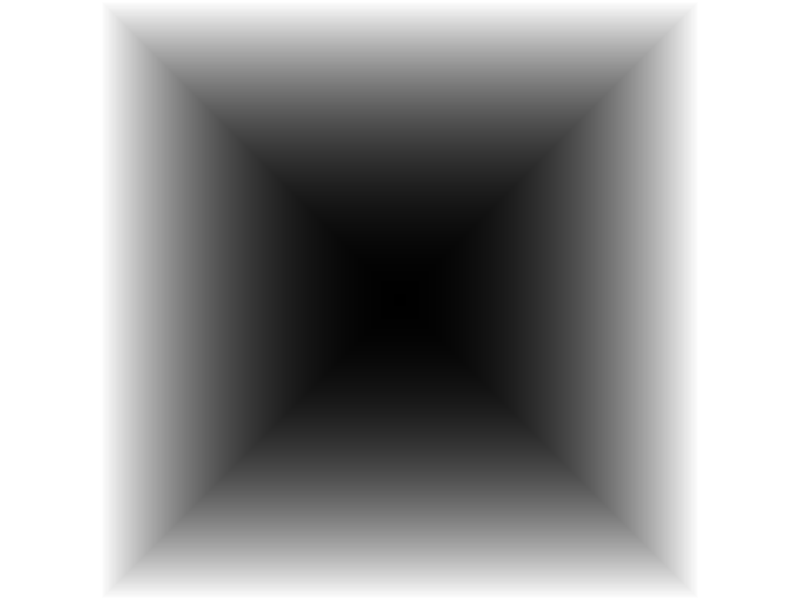
#> input picture joyous-hub/wipes/wipe_box.png, 1600 x 1200 px (shown at 1/2 size)
$ python calibrate_p2_from_guesses_photo.py ../joyous-hub/wipes/wipe_box.png
#> lines starting #> are read from the running program, lines starting #| are printed output that depends on the picture
#!/usr/bin/env -S uv run
# /// script
# requires-python = ">=3.11"
# dependencies = ["Pillow", "numpy"]
# ///
"""Measure Palette*Display (P2) from a color-guesses photograph.

Samples the on-panel appearance at each confirmed P1 primary swatch
(#000000, #FFFFFF, #FFFF00, #FF0000, #0000FF, #00FF00). Uses the white
bezel to find display bounds, then maps back to the source grid layout.

Example:
    uv run calibrate_p2_from_guesses_photo.py IMG_0103.png
    uv run calibrate_p2_from_guesses_photo.py photo.png --layout 2560x1440 --debug p2-debug.png
"""

from __future__ import annotations

import argparse
import json
from pathlib import Path

import numpy as np
from PIL import Image, ImageDraw

from samsung_palettes import COLOR_NAMES, PALETTE_SAMSUNG_SEND

# Confirmed P1 primaries (Samsung EM32DX).
P1_PRIMARY: dict[str, tuple[int, int, int]] = {
    "black": (0, 0, 0),
    "white": (255, 255, 255),
    "yellow": (255, 255, 0),
    "red": (255, 0, 0),
    "blue": (0, 0, 255),
    "green": (0, 255, 0),
}


def load_layout_module(layout: str):
    if layout == "inkjoy":
        import gen_color_guesses_inkjoy as mod

        return mod
    if layout == "inkjoy-primaries":
        import gen_color_primaries_inkjoy as mod

        return mod
    if layout == "samsung-primaries":
        import gen_color_primaries_samsung as mod

        return mod
    import gen_color_guesses as mod

    return mod


def _luminance(img: np.ndarray) -> np.ndarray:
    return 0.299 * img[:, :, 0] + 0.587 * img[:, :, 1] + 0.114 * img[:, :, 2]


def detect_display_bounds(img: np.ndarray, *, frame: str = "auto") -> tuple[int, int, int, int]:
    """Return left, top, right, bottom. Screen is darker than bezel (wood or white)."""
    h, w = img.shape[:2]
    lum = _luminance(img)
    y0, y1 = int(h * 0.10), int(h * 0.95)
    col_med = np.median(lum[y0:y1], axis=0)
    col_thr = 200 if frame in ("wood", "auto") else 180
    screen_cols = np.where(col_med < col_thr)[0]
    if len(screen_cols) == 0:
        return int(w * 0.05), int(h * 0.10), int(w * 0.95), int(h * 0.92)
    disp_l, disp_r = int(screen_cols[0]), int(screen_cols[-1])
    row_med = np.median(lum[:, disp_l:disp_r], axis=1)
    row_thr = 175 if frame in ("wood", "auto") else 160
    screen_rows = np.where(row_med < row_thr)[0]
    disp_t = int(screen_rows[0]) if len(screen_rows) else int(h * 0.10)
    disp_b = int(screen_rows[-1]) if len(screen_rows) else int(h * 0.92)
    # Wood frame / tight crop: if detection spans nearly the whole photo, inset ~6%.
    if (disp_r - disp_l) > 0.90 * w or (disp_b - disp_t) > 0.90 * h:
        mx, my = int(w * 0.06), int(h * 0.06)
        disp_l, disp_t = max(disp_l, mx), max(disp_t, my)
        disp_r, disp_b = min(disp_r, w - mx), min(disp_b, h - my)
    return disp_l, disp_t, disp_r, disp_b


def detect_display_quad(
    img: np.ndarray, *, frame: str = "auto"
) -> tuple[tuple[float, float], tuple[float, float], tuple[float, float], tuple[float, float]]:
    """Return display corners TL, TR, BL, BR inside wood/white bezel (keystone-aware)."""
    disp_l, disp_t, disp_r, disp_b = detect_display_bounds(img, frame=frame)
    lum = _luminance(img)
    col_thr = 200 if frame in ("wood", "auto") else 180

    left_pts: list[tuple[float, float]] = []
    right_pts: list[tuple[float, float]] = []
    y_span = disp_b - disp_t
    for y in np.linspace(disp_t + y_span * 0.06, disp_b - y_span * 0.06, 20):
        row = lum[int(y), disp_l:disp_r]
        if row.size < 20:
            continue
        screen = np.where(row < col_thr)[0]
        if len(screen) < row.size * 0.35:
            continue
        left_pts.append((float(disp_l + screen[0]), float(y)))
        right_pts.append((float(disp_l + screen[-1]), float(y)))

    if len(left_pts) < 4:
        return (disp_l, disp_t), (disp_r, disp_t), (disp_l, disp_b), (disp_r, disp_b)

    ly = np.array([p[1] for p in left_pts])
    lx = np.array([p[0] for p in left_pts])
    ry = np.array([p[1] for p in right_pts])
    rx = np.array([p[0] for p in right_pts])
    la, lb = np.polyfit(ly, lx, 1)
    ra, rb = np.polyfit(ry, rx, 1)

    top_y = float(left_pts[0][1])
    bot_y = float(left_pts[-1][1])
    tl = (la * top_y + lb, top_y)
    tr = (ra * top_y + rb, top_y)
    bl = (la * bot_y + lb, bot_y)
    br = (ra * bot_y + rb, bot_y)
    return tl, tr, bl, br


def row_screen_edges(
    img: np.ndarray,
    y: float,
    bounds: tuple[int, int, int, int],
    *,
    frame: str = "auto",
) -> tuple[float, float]:
    """Left/right screen x at row y, excluding wood bezel (warm tan) on the edges."""
    disp_l, disp_t, disp_r, disp_b = bounds
    lum = _luminance(img)
    col_thr = 200 if frame in ("wood", "auto") else 180
    iy = int(max(disp_t, min(disp_b - 1, y)))
    row_rgb = img[iy, disp_l:disp_r].astype(np.float64)
    row_lum = lum[iy, disp_l:disp_r]
    r, g, b = row_rgb[:, 0], row_rgb[:, 1], row_rgb[:, 2]
    # Wood bezel: warm (R≫B), mid luminance. Screen + label: not wood.
    wood = (r - b > 28) & (row_lum > 110) & (row_lum < 225)
    screen = (~wood) & (row_lum < col_thr)
    idx = np.where(screen)[0]
    if len(idx) < row_rgb.shape[0] * 0.25:
        return float(disp_l), float(disp_r)
    return float(disp_l + idx[0]), float(disp_l + idx[-1])


def row_bar_edges(
    img: np.ndarray,
    y: float,
    bounds: tuple[int, int, int, int],
    *,
    frame: str = "auto",
) -> tuple[float, float]:
    """Color-bar left/right at row y (excludes label column and wood margins)."""
    left, right = row_screen_edges(img, y, bounds, frame=frame)
    span = right - left
    # Label column ≈10% of layout; trim wood on the right.
    return left + span * 0.12, right - span * 0.08


def sample_point_perspective(
    img: np.ndarray,
    bounds: tuple[int, int, int, int],
    nx: float,
    ny: float,
    layout_mod,
    *,
    frame: str = "auto",
) -> tuple[float, float]:
    """Map normalized layout coords to photo pixels with per-row edge correction."""
    disp_l, disp_t, disp_r, disp_b = bounds
    py = disp_t + ny * (disp_b - disp_t)
    bar_left, bar_right = row_bar_edges(img, py, bounds, frame=frame)
    label_frac = layout_mod.LABEL_W / layout_mod.WIDTH
    bar_nx = (nx - label_frac) / max(1e-6, 1.0 - label_frac)
    bar_nx = float(np.clip(bar_nx, 0.0, 1.0))
    px = bar_left + bar_nx * (bar_right - bar_left)
    return px, py


def sample_patch(
    img: np.ndarray, bounds: tuple[int, int, int, int], nx: float, ny: float, patch_frac: float
) -> tuple[np.ndarray, float]:
    disp_l, disp_t, disp_r, disp_b = bounds
    h, w = img.shape[:2]
    px = disp_l + nx * (disp_r - disp_l)
    py = disp_t + ny * (disp_b - disp_t)
    return sample_patch_xy(img, px, py, patch_frac)


def sample_patch_xy(img: np.ndarray, px: float, py: float, patch_frac: float) -> tuple[np.ndarray, float]:
    h, w = img.shape[:2]
    pw = max(5, int(w * patch_frac))
    ph = max(5, int(h * patch_frac))
    ix, iy = int(px), int(py)
    x0, y0 = max(0, ix - pw), max(0, iy - ph)
    x1, y1 = min(w, ix + pw), min(h, iy + ph)
    patch = img[y0:y1, x0:x1].astype(np.float64)
    flat = patch.reshape(-1, 3)
    med = np.median(flat, axis=0)
    stds: list[float] = []
    if patch.shape[0] >= 3 and patch.shape[1] >= 3:
        for c in range(3):
            ch = patch[:, :, c]
            for y in range(1, ch.shape[0] - 1, 2):
                for x in range(1, ch.shape[1] - 1, 2):
                    stds.append(float(ch[y - 1 : y + 2, x - 1 : x + 2].std()))
    dither = float(np.mean(stds)) if stds else float(flat.std(axis=0).mean())
    return med, dither


def swatch_center(
    layout_mod,
    family: str,
    target_rgb: tuple[int, int, int],
    *,
    x_frac: float = 0.5,
) -> tuple[float, float, str]:
    guesses = layout_mod.GUESSES[family]
    fi = layout_mod.ROW_ORDER.index(family)
    best_i, best_d = 0, 1e9
    best_name = guesses[0][0]
    for i, (name, r, g, b) in enumerate(guesses):
        d = (r - target_rgb[0]) ** 2 + (g - target_rgb[1]) ** 2 + (b - target_rgb[2]) ** 2
        if d < best_d:
            best_d, best_i, best_name = d, i, name
    n = len(guesses)
    body_h = layout_mod.HEIGHT - layout_mod.HEADER_H
    band_h = body_h / len(layout_mod.ROW_ORDER)
    bar_w = layout_mod.WIDTH - layout_mod.LABEL_W
    if n == 1:
        cx = layout_mod.LABEL_W + bar_w * x_frac
    else:
        cx = layout_mod.LABEL_W + bar_w * (best_i + x_frac) / n
    nx = cx / layout_mod.WIDTH
    ny = (layout_mod.HEADER_H + band_h * (fi + 0.5)) / layout_mod.HEIGHT
    return nx, ny, best_name, cx, layout_mod.HEADER_H + band_h * (fi + 0.5)


def format_go_display(name: str, palette: np.ndarray) -> str:
    lines = [f"// {name} — measured P2 from color-guesses photo", f"var {name} = [6][3]float64{{"]
    for i, label in enumerate(COLOR_NAMES):
        r, g, b = int(palette[i, 0]), int(palette[i, 1]), int(palette[i, 2])
        comma = "," if i < 5 else ","
        lines.append(f"\t{{{r}, {g}, {b}}}{comma} // {label}")
    lines.append("}")
    return "\n".join(lines)


def main() -> None:
    ap = argparse.ArgumentParser(description=__doc__)
    ap.add_argument("photo", type=Path)
    ap.add_argument(
        "--layout",
        choices=("2560x1440", "samsung-primaries", "inkjoy", "inkjoy-primaries"),
        default="2560x1440",
        help="source grid layout (default: Samsung 2560×1440)",
    )
    ap.add_argument(
        "--frame",
        choices=("auto", "white", "wood"),
        default="auto",
        help="bezel type for display bounds (default: auto)",
    )
    ap.add_argument("--patch", type=float, default=0.012, help="sample patch size (fraction of width)")
    ap.add_argument(
        "--sample-x",
        type=float,
        default=None,
        help="horizontal sample point in each swatch bar, 0=left 1=right (default: 0.22 primaries, 0.5 guess grid)",
    )
    ap.add_argument(
        "--keystone",
        action=argparse.BooleanOptionalAction,
        default=True,
        help="perspective-correct display quad before sampling (default: on)",
    )
    ap.add_argument("--debug", type=Path, help="write overlay PNG")
    ap.add_argument("-o", "--output", type=Path, help="write JSON results")
    args = ap.parse_args()

    layout_key = {
        "2560x1440": "2560x1440",
        "samsung-primaries": "samsung-primaries",
        "inkjoy": "inkjoy",
        "inkjoy-primaries": "inkjoy-primaries",
    }[args.layout]
    layout_mod = load_layout_module(layout_key)
    img = np.array(Image.open(args.photo).convert("RGB"))
    quad = detect_display_quad(img, frame=args.frame)
#> in detect_display_bounds, `col_med = np.median(lum[y0:y1], axis=0)`: col_med = 1600 values, max 255 at index 0, min 39 at index 544, mean 132.1
#> in detect_display_bounds, `screen_cols = np.where(col_med < col_thr)[0]`: screen_cols = 1072 values from 264 to 1335
#> in detect_display_bounds, `disp_l, disp_r = int(screen_cols[0]), int(screen_cols[-1])`: disp_l = 264; disp_r = 1335
#> in detect_display_bounds, `row_med = np.median(lum[:, disp_l:disp_r], axis=1)`: row_med = 1200 values, max 255 at index 0, min 43 at index 332, mean 92.83
#> in detect_display_bounds, `screen_rows = np.where(row_med < row_thr)[0]`: screen_rows = 1016 values from 92 to 1107
#> in detect_display_bounds, `disp_t = int(screen_rows[0]) if len(screen_rows) else int(h * 0.10)`: disp_t = 92
#> in detect_display_bounds, `disp_b = int(screen_rows[-1]) if len(screen_rows) else int(h * 0.92)`: disp_b = 1107
#> in detect_display_quad, `disp_l, disp_t, disp_r, disp_b = detect_display_bounds(img, frame=frame)`: disp_l = 264; disp_t = 92; disp_r = 1335; disp_b = 1107
#> in detect_display_quad, `y_span = disp_b - disp_t`: y_span = 1015
#> after the loop in detect_display_quad, `for y in np.linspace(disp_t + y_span * 0.06, disp_b - y_span * 0.06, 2..`: left_pts = [(264, 152.9), (264, 199.9), (264, 246.9), (264, 293.9), (264, 340.9), (264, 388), (264, 435), (264, 482), (264, 529), (264, 576), (264, 623), (264, 670), (264, 717), (264, 764), (264, 811), (264, 858.1), (264, 905.1), (264, 952.1), (264, 999.1), (264, 1046.1)]; right_pts = 20 items, first 6: (1334, 152.9), (1334, 199.9), (1334, 246.9), (1334, 293.9), (1334, 340.9), (1334, 388)
#> in detect_display_quad, `ly = np.array([p[1] for p in left_pts])`: ly = 20 values from 152.9 to 1046.1
#> in detect_display_quad, `lx = np.array([p[0] for p in left_pts])`: lx = 20 values from 264 to 264
#> in detect_display_quad, `ry = np.array([p[1] for p in right_pts])`: ry = 20 values from 152.9 to 1046.1
#> in detect_display_quad, `rx = np.array([p[0] for p in right_pts])`: rx = 20 values from 1334 to 1334
#> in detect_display_quad, `la, lb = np.polyfit(ly, lx, 1)`: la = -8.62e-17; lb = 264
#> in detect_display_quad, `ra, rb = np.polyfit(ry, rx, 1)`: ra = -5.59e-16; rb = 1334
#> in detect_display_quad, `top_y = float(left_pts[0][1])`: top_y = 152.9
#> in detect_display_quad, `bot_y = float(left_pts[-1][1])`: bot_y = 1046.1
#> in detect_display_quad, `tl = (la * top_y + lb, top_y)`: tl = (264, 152.9)
#> in detect_display_quad, `tr = (ra * top_y + rb, top_y)`: tr = (1334, 152.9)
#> in detect_display_quad, `bl = (la * bot_y + lb, bot_y)`: bl = (264, 1046.1)
#> in detect_display_quad, `br = (ra * bot_y + rb, bot_y)`: br = (1334, 1046.1)
#> quad = ((264, 152.9), (1334, 152.9), (264, 1046.1), (1334, 1046.1))
    bounds = detect_display_bounds(img, frame=args.frame)
#> bounds = (264, 92, 1335, 1107)
    sample_img = img
    if args.sample_x is not None:
        sample_x = args.sample_x
    elif args.layout == "inkjoy-primaries":
        sample_x = 0.78  # right of bar — avoids glare on left of photo
    elif args.layout == "samsung-primaries":
        sample_x = 0.78  # right of bar — avoids glare on left of photo
    else:
        sample_x = 0.5

    measured = []
    rows = []
    debug = Image.fromarray(img)
    draw = ImageDraw.Draw(debug) if args.debug else None
    if draw is not None:
        draw.rectangle(bounds, outline=(255, 0, 0), width=2)

    mode = "keystone rows" if args.keystone else "bounds"
    print(
        f"Photo {img.shape[1]}×{img.shape[0]}  {mode} {bounds}  sample_x={sample_x:.2f}"
    )
#| Photo 1600×1200  keystone rows (264, 92, 1335, 1107)  sample_x=0.50
    print(f"{'ink':<8} {'P1 send':>10} {'P2 meas':>10} {'dither':>6}  label")
    print("-" * 52)

    for family in COLOR_NAMES:
        p1 = P1_PRIMARY[family]
        nx, ny, label, cx_px, cy_px = swatch_center(layout_mod, family, p1, x_frac=sample_x)
        if args.keystone:
            px, py = sample_point_perspective(
                sample_img, bounds, nx, ny, layout_mod, frame=args.frame
            )
            med, dither = sample_patch_xy(sample_img, px, py, args.patch)
        else:
            med, dither = sample_patch(sample_img, bounds, nx, ny, args.patch)
        measured.append([int(med[0]), int(med[1]), int(med[2])])
        send_hex = f"#{p1[0]:02X}{p1[1]:02X}{p1[2]:02X}"
        meas_hex = f"#{int(med[0]):02X}{int(med[1]):02X}{int(med[2]):02X}"
        print(f"{family:<8} {send_hex:>10} {meas_hex:>10} {dither:6.1f}  {label}")
        rows.append(
            {
                "color": family,
                "p1_rgb": list(p1),
                "p2_rgb": [int(med[0]), int(med[1]), int(med[2])],
                "dither": round(dither, 2),
                "swatch_label": label,
            }
        )
        if draw is not None:
            if args.keystone:
                px, py = sample_point_perspective(
                    sample_img, bounds, nx, ny, layout_mod, frame=args.frame
                )
                px, py = int(px), int(py)
            else:
                px = int(bounds[0] + nx * (bounds[2] - bounds[0]))
                py = int(bounds[1] + ny * (bounds[3] - bounds[1]))
            draw.ellipse([px - 4, py - 4, px + 4, py + 4], fill=(0, 255, 0))
            draw.text((px + 6, py - 8), family[:3], fill=(0, 255, 0))
#> this loop made 6 passes
#| black       #000000    #656565    0.5  hub #000
#| white       #FFFFFF    #4C4C4C    0.4  hub #FFF
#| yellow      #FFFF00    #272727    0.3  #FFFF00
#| red         #FF0000    #4C4C4C    0.4  #FF0000
#| blue        #0000FF    #292929    0.3  #0000FF
#| green       #00FF00    #777777    0.6  #00FF00
#> pass 1, in sample_patch_xy, `patch = img[y0:y1, x0:x1].astype(np.float64)`:
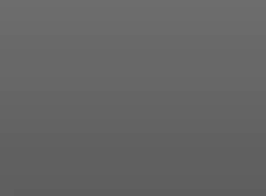
#> patch: shape (28, 38, 3) float64 (shown 7 times larger); min 93, max 109, mean 101.1
#> pass 2, in sample_patch_xy (call 2), `patch = img[y0:y1, x0:x1].astype(np.float64)`:
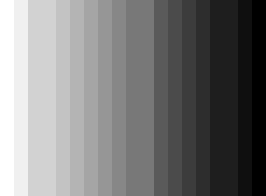
#> patch: shape (28, 38, 3) float64 (shown 7 times larger); min 68, max 85, mean 76.2; drawn with min black and max white
#> pass 3, in sample_patch_xy (call 3), `patch = img[y0:y1, x0:x1].astype(np.float64)`:
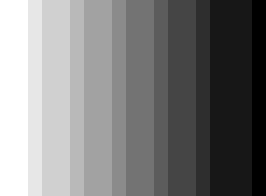
#> patch: shape (28, 38, 3) float64 (shown 7 times larger); min 34, max 45, mean 39.4; drawn with min black and max white
#> after the loop, measured = [[101, 101, 101], [76, 76, 76], [39, 39, 39], [76, 76, 76], [41, 41, 41], [119, 119, 119]]; rows = 6 items

    p2_arr = np.array(measured, dtype=np.int32)
#> p2_arr has the same summary as measured
    var_name = (
        "PaletteSamsungDisplay"
        if args.layout in ("2560x1440", "samsung-primaries")
        else "PaletteInkJoyDisplay"
    )
    print()
    print(format_go_display(var_name, p2_arr))
#> the loop in format_go_display, `for i, label in enumerate(COLOR_NAMES):` made 6 passes
#> after the loop in format_go_display, `for i, label in enumerate(COLOR_NAMES):`: lines = 8 items
#| // PaletteSamsungDisplay — measured P2 from color-guesses photo
#| var PaletteSamsungDisplay = [6][3]float64{
#| 	{101, 101, 101}, // black
#| 	{76, 76, 76}, // white
#| 	{39, 39, 39}, // yellow
#| 	{76, 76, 76}, // red
#| 	{41, 41, 41}, // blue
#| 	{119, 119, 119}, // green
#| }

    if args.debug:
        args.debug.parent.mkdir(parents=True, exist_ok=True)
        debug.save(args.debug)
        print(f"\nWrote {args.debug}")

    if args.output:
        payload = {
            "photo": str(args.photo),
            "layout": args.layout,
            "keystone": args.keystone,
            "quad": [[float(x), float(y)] for x, y in quad],
            "bounds": list(bounds),
            "p1_primary": {k: list(v) for k, v in P1_PRIMARY.items()},
            "swatches": rows,
            "palette_display": p2_arr.tolist(),
        }
        args.output.write_text(json.dumps(payload, indent=2) + "\n")
        print(f"Wrote {args.output}")


if __name__ == "__main__":
    main()

$ run again, with joyous-hub/wipes/wipe_clock.png copied over joyous-hub/wipes/wipe_box.png
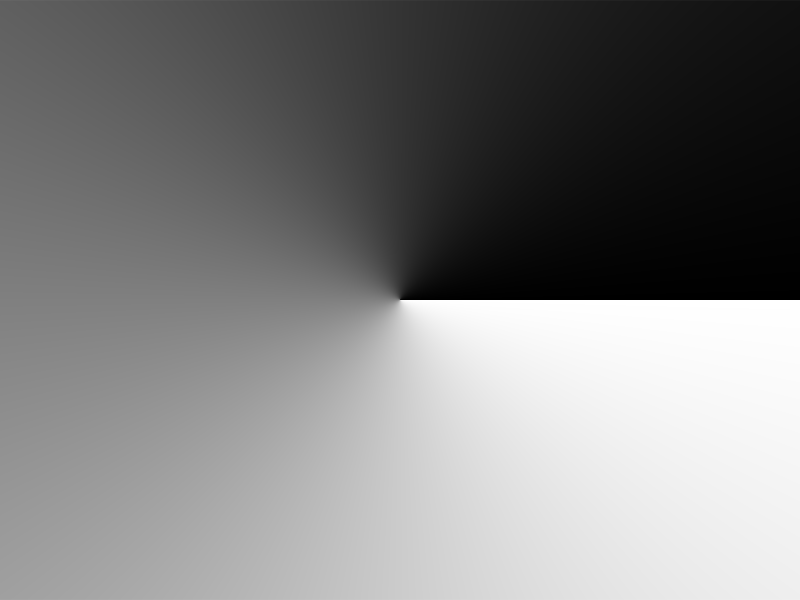
#> input picture joyous-hub/wipes/wipe_clock.png, 1600 x 1200 px (shown at 1/2 size)
#> col_med = 1600 values from 129 to 241
#> screen_cols = 798 values from 0 to 797
#> in detect_display_bounds, `disp_l, disp_r = int(screen_cols[0]), int(screen_cols[-1])`: disp_l = 0; disp_r = 797
#> row_med = 1200 values, max 181 at index 1199, min 79 at index 1, mean 127.6
#> screen_rows = 1178 values from 0 to 1177
#> in detect_display_bounds, `disp_t = int(screen_rows[0]) if len(screen_rows) else int(h * 0.10)`: disp_t = 0
#> in detect_display_bounds, `disp_b = int(screen_rows[-1]) if len(screen_rows) else int(h * 0.92)`: disp_b = 1177
#> in detect_display_bounds, `disp_l, disp_t = max(disp_l, mx), max(disp_t, my)`: disp_l = 96; disp_t = 72
#> in detect_display_bounds, `disp_r, disp_b = min(disp_r, w - mx), min(disp_b, h - my)`: disp_b = 1128
#> in detect_display_quad, `disp_l, disp_t, disp_r, disp_b = detect_display_bounds(img, frame=frame)`: disp_l = 96; disp_t = 72; disp_r = 797; disp_b = 1128
#> y_span = 1056
#> after the loop in detect_display_quad, `for y in np.linspace(disp_t + y_span * 0.06, disp_b - y_span * 0.06, 2..`: left_pts = [(96, 135.4), (96, 184.3), (96, 233.2), (96, 282.1), (96, 331), (96, 379.9), (96, 428.8), (96, 477.7), (96, 526.6), (96, 575.5), (96, 624.5), (96, 673.4), (96, 722.3), (96, 771.2), (96, 820.1), (96, 869), (96, 917.9), (96, 966.8), (96, 1015.7), (96, 1064.6)]; right_pts = [(796, 135.4), (796, 184.3), (796, 233.2), (796, 282.1), (796, 331), (796, 379.9), (796, 428.8), (796, 477.7), (796, 526.6), (796, 575.5), (796, 624.5), (793, 673.4), (789, 722.3), (785, 771.2), (781, 820.1), (777, 869), (772, 917.9), (768, 966.8), (764, 1015.7), (760, 1064.6)]
#> ly = 20 values from 135.4 to 1064.6
#> lx = 20 values from 96 to 96
#> ry = 20 values from 135.4 to 1064.6
#> rx = 20 values, max 796 at index 0, min 760 at index 19, mean 787.2
#> la = 8.16e-18; lb = 96
#> ra = -0.0373; rb = 809.6
#> top_y = 135.4
#> bot_y = 1064.6
#> tl = (96, 135.4)
#> tr = (804.6, 135.4)
#> bl = (96, 1064.6)
#> br = (769.9, 1064.6)
#> quad = ((96, 135.4), (804.6, 135.4), (96, 1064.6), (769.9, 1064.6))
#> bounds = (96, 72, 797, 1128)
#| Photo 1600×1200  keystone rows (96, 72, 797, 1128)  sample_x=0.50
#> the loop in main, `for family in COLOR_NAMES:` made 6 passes
#> (printed output is left out)
#> pass 1, in sample_patch_xy, `patch = img[y0:y1, x0:x1].astype(np.float64)`:
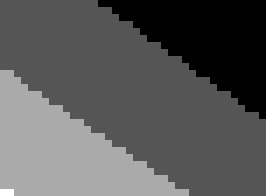
#> patch: shape (28, 38, 3) float64 (shown 7 times larger); min 96, max 99, mean 97; drawn with min black and max white
#> after the loop in main, `for family in COLOR_NAMES:`: measured = [[97, 97, 97], [108, 108, 108], [121, 121, 121], [136, 136, 136], [152, 152, 152], [163, 163, 163]]; rows = 6 items
#> p2_arr has the same summary as measured
#> the loop in format_go_display, `for i, label in enumerate(COLOR_NAMES):` made 6 passes
#> after the loop in format_go_display, `for i, label in enumerate(COLOR_NAMES):`: lines = 8 items
#| // PaletteSamsungDisplay — measured P2 from color-guesses photo
#| var PaletteSamsungDisplay = [6][3]float64{
#| 	{97, 97, 97}, // black
#| 	{108, 108, 108}, // white
#| 	{121, 121, 121}, // yellow
#| 	{136, 136, 136}, // red
#> (further printed lines are left out)
